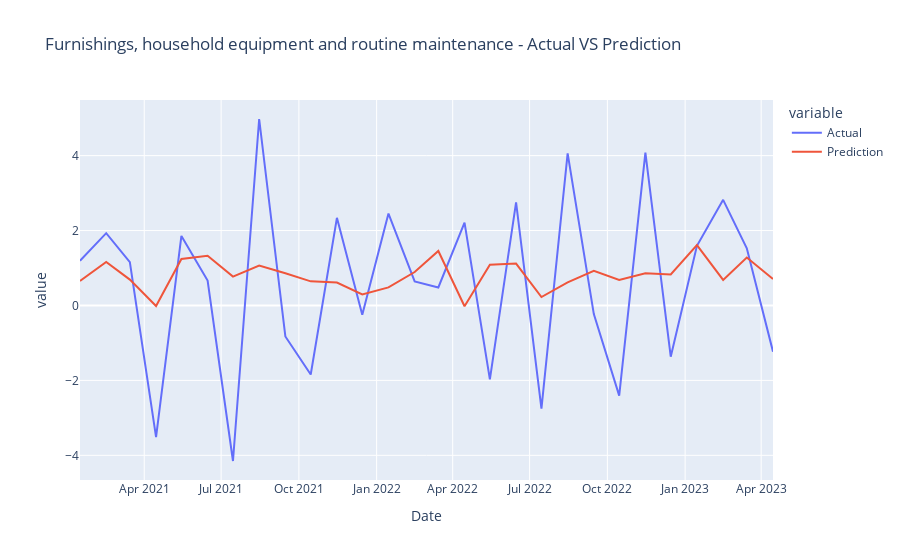
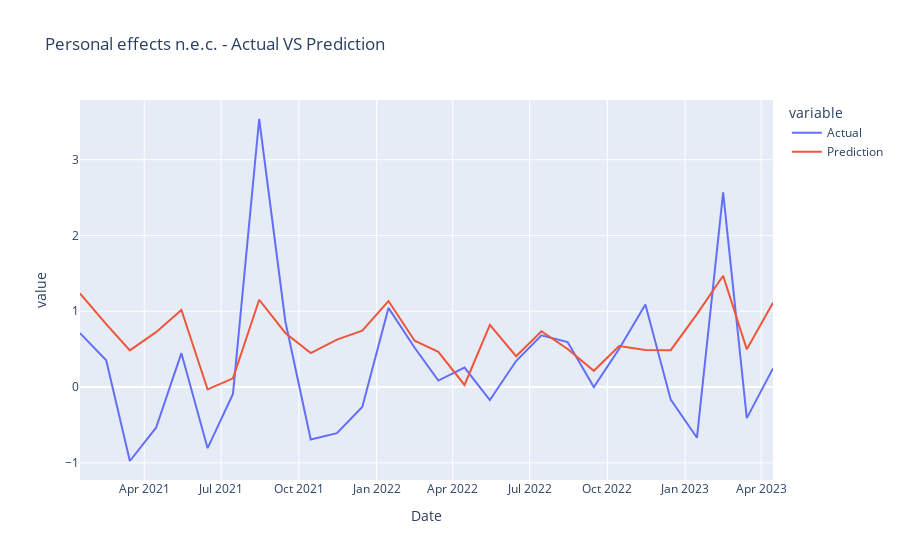
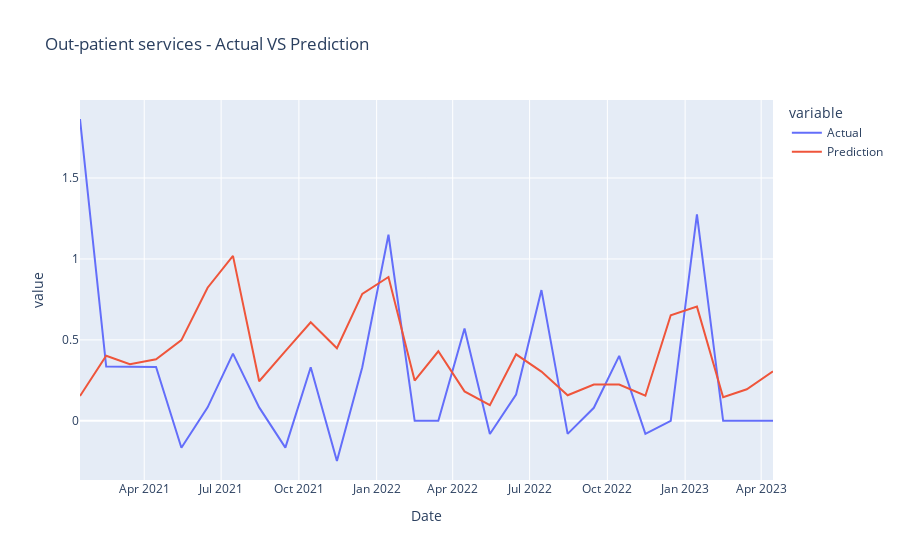
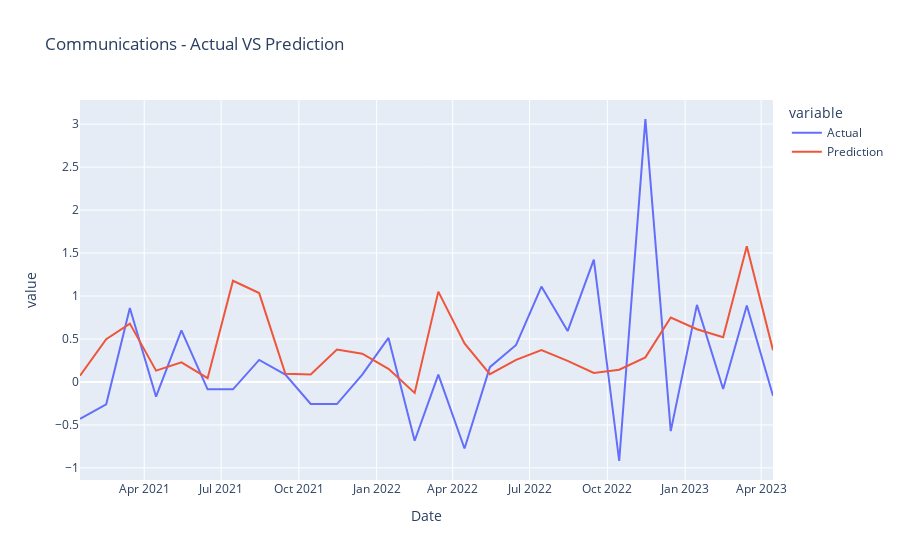

Write notebook code for charts like these, in order.
### Code cell
def plot_results(all_data_dict, categories):
    category_samples = random.sample(categories, 10)+['All-items']
    for category in category_samples:
        category_df = all_data_dict[category]
        fig = px.line(category_df, x="Date", y=["Actual", "Prediction"], title=f'{category} - Actual VS Prediction')
        fig.show()

plot_results(all_data_test_dict, all_categories)

### Figure 1 — Plotly figure (JSON) as saved in the notebook; plotly's stock layout.template omitted (floating-point values rounded to 4 significant figures)
{"data": [{"hovertemplate": "variable=Actual<br>Date=%{x}<br>value=%{y}<extra></extra>", "legendgroup": "Actual", "line": {"color": "#636efa", "dash": "solid"}, "marker": {"symbol": "circle"}, "mode": "lines", "name": "Actual", "orientation": "v", "showlegend": true, "type": "scatter", "x": ["2021-01-15", "2021-02-15", "2021-03-15", "2021-04-15", "2021-05-15", "2021-06-15", "2021-07-15", "2021-08-15", "2021-09-15", "2021-10-15", "2021-11-15", "2021-12-15", "2022-01-15", "2022-02-15", "2022-03-15", "2022-04-15", "2022-05-15", "2022-06-15", "2022-07-15", "2022-08-15", "2022-09-15", "2022-10-15", "2022-11-15", "2022-12-15", "2023-01-15", "2023-02-15", "2023-03-15", "2023-04-15"], "xaxis": "x", "y": [1.194, 1.93, 1.157, -3.512, 1.855, 0.6661, -4.151, 4.978, -0.8265, -1.843, 2.339, -0.248, 2.453, 0.6441, 0.4804, 2.212, -1.972, 2.751, -2.751, 4.06, -0.2298, -2.406, 4.079, -1.367, 1.593, 2.819, 1.525, -1.232], "yaxis": "y"}, {"hovertemplate": "variable=Prediction<br>Date=%{x}<br>value=%{y}<extra></extra>", "legendgroup": "Prediction", "line": {"color": "#EF553B", "dash": "solid"}, "marker": {"symbol": "circle"}, "mode": "lines", "name": "Prediction", "orientation": "v", "showlegend": true, "type": "scatter", "x": ["2021-01-15", "2021-02-15", "2021-03-15", "2021-04-15", "2021-05-15", "2021-06-15", "2021-07-15", "2021-08-15", "2021-09-15", "2021-10-15", "2021-11-15", "2021-12-15", "2022-01-15", "2022-02-15", "2022-03-15", "2022-04-15", "2022-05-15", "2022-06-15", "2022-07-15", "2022-08-15", "2022-09-15", "2022-10-15", "2022-11-15", "2022-12-15", "2023-01-15", "2023-02-15", "2023-03-15", "2023-04-15"], "xaxis": "x", "y": [0.6556, 1.162, 0.6915, -0.01558, 1.243, 1.329, 0.7697, 1.068, 0.8581, 0.6439, 0.611, 0.2972, 0.4822, 0.8924, 1.455, -0.02022, 1.087, 1.119, 0.2263, 0.6178, 0.9254, 0.6791, 0.8605, 0.8284, 1.613, 0.682, 1.279, 0.7089], "yaxis": "y"}], "layout": {"legend": {"title": {"text": "variable"}, "tracegroupgap": 0}, "title": {"text": "Furnishings, household equipment and routine maintenance - Actual VS Prediction"}, "xaxis": {"anchor": "y", "domain": [0, 1], "title": {"text": "Date"}}, "yaxis": {"anchor": "x", "domain": [0, 1], "title": {"text": "value"}}}}

### Figure 2 — Plotly figure (JSON) as saved in the notebook; plotly's stock layout.template omitted (floating-point values rounded to 4 significant figures)
{"data": [{"hovertemplate": "variable=Actual<br>Date=%{x}<br>value=%{y}<extra></extra>", "legendgroup": "Actual", "line": {"color": "#636efa", "dash": "solid"}, "marker": {"symbol": "circle"}, "mode": "lines", "name": "Actual", "orientation": "v", "showlegend": true, "type": "scatter", "x": ["2021-01-15", "2021-02-15", "2021-03-15", "2021-04-15", "2021-05-15", "2021-06-15", "2021-07-15", "2021-08-15", "2021-09-15", "2021-10-15", "2021-11-15", "2021-12-15", "2022-01-15", "2022-02-15", "2022-03-15", "2022-04-15", "2022-05-15", "2022-06-15", "2022-07-15", "2022-08-15", "2022-09-15", "2022-10-15", "2022-11-15", "2022-12-15", "2023-01-15", "2023-02-15", "2023-03-15", "2023-04-15"], "xaxis": "x", "y": [0.7111, 0.3537, -0.9756, -0.5362, 0.447, -0.8061, -0.08997, 3.537, 0.8651, -0.6914, -0.609, -0.2621, 1.044, 0.5181, 0.0861, 0.2578, -0.1718, 0.3433, 0.6832, 0.594, 0, 0.5063, 1.088, -0.1667, -0.6695, 2.57, -0.41, 0.2462], "yaxis": "y"}, {"hovertemplate": "variable=Prediction<br>Date=%{x}<br>value=%{y}<extra></extra>", "legendgroup": "Prediction", "line": {"color": "#EF553B", "dash": "solid"}, "marker": {"symbol": "circle"}, "mode": "lines", "name": "Prediction", "orientation": "v", "showlegend": true, "type": "scatter", "x": ["2021-01-15", "2021-02-15", "2021-03-15", "2021-04-15", "2021-05-15", "2021-06-15", "2021-07-15", "2021-08-15", "2021-09-15", "2021-10-15", "2021-11-15", "2021-12-15", "2022-01-15", "2022-02-15", "2022-03-15", "2022-04-15", "2022-05-15", "2022-06-15", "2022-07-15", "2022-08-15", "2022-09-15", "2022-10-15", "2022-11-15", "2022-12-15", "2023-01-15", "2023-02-15", "2023-03-15", "2023-04-15"], "xaxis": "x", "y": [1.234, 0.8302, 0.4835, 0.7242, 1.018, -0.03226, 0.1145, 1.152, 0.714, 0.4477, 0.6267, 0.7453, 1.135, 0.6117, 0.4659, 0.02763, 0.8214, 0.4064, 0.7362, 0.5031, 0.2143, 0.5413, 0.4894, 0.4866, 0.9623, 1.469, 0.4975, 1.111], "yaxis": "y"}], "layout": {"legend": {"title": {"text": "variable"}, "tracegroupgap": 0}, "title": {"text": "Personal effects n.e.c. - Actual VS Prediction"}, "xaxis": {"anchor": "y", "domain": [0, 1], "title": {"text": "Date"}}, "yaxis": {"anchor": "x", "domain": [0, 1], "title": {"text": "value"}}}}

### Figure 3 — Plotly figure (JSON) as saved in the notebook; plotly's stock layout.template omitted (floating-point values rounded to 4 significant figures)
{"data": [{"hovertemplate": "variable=Actual<br>Date=%{x}<br>value=%{y}<extra></extra>", "legendgroup": "Actual", "line": {"color": "#636efa", "dash": "solid"}, "marker": {"symbol": "circle"}, "mode": "lines", "name": "Actual", "orientation": "v", "showlegend": true, "type": "scatter", "x": ["2021-01-15", "2021-02-15", "2021-03-15", "2021-04-15", "2021-05-15", "2021-06-15", "2021-07-15", "2021-08-15", "2021-09-15", "2021-10-15", "2021-11-15", "2021-12-15", "2022-01-15", "2022-02-15", "2022-03-15", "2022-04-15", "2022-05-15", "2022-06-15", "2022-07-15", "2022-08-15", "2022-09-15", "2022-10-15", "2022-11-15", "2022-12-15", "2023-01-15", "2023-02-15", "2023-03-15", "2023-04-15"], "xaxis": "x", "y": [1.864, 0.3353, 0.3342, 0.3331, -0.1664, 0.08323, 0.4151, 0.08282, -0.1657, 0.3311, -0.2482, 0.3309, 1.149, 0, 0, 0.5698, -0.0812, 0.1623, 0.8078, -0.08048, 0.08048, 0.4014, -0.08016, 0, 1.275, 0, 0, 0], "yaxis": "y"}, {"hovertemplate": "variable=Prediction<br>Date=%{x}<br>value=%{y}<extra></extra>", "legendgroup": "Prediction", "line": {"color": "#EF553B", "dash": "solid"}, "marker": {"symbol": "circle"}, "mode": "lines", "name": "Prediction", "orientation": "v", "showlegend": true, "type": "scatter", "x": ["2021-01-15", "2021-02-15", "2021-03-15", "2021-04-15", "2021-05-15", "2021-06-15", "2021-07-15", "2021-08-15", "2021-09-15", "2021-10-15", "2021-11-15", "2021-12-15", "2022-01-15", "2022-02-15", "2022-03-15", "2022-04-15", "2022-05-15", "2022-06-15", "2022-07-15", "2022-08-15", "2022-09-15", "2022-10-15", "2022-11-15", "2022-12-15", "2023-01-15", "2023-02-15", "2023-03-15", "2023-04-15"], "xaxis": "x", "y": [0.1533, 0.4017, 0.3493, 0.3799, 0.4984, 0.8224, 1.019, 0.2444, 0.4301, 0.6091, 0.4483, 0.7841, 0.8883, 0.2485, 0.4295, 0.1816, 0.09656, 0.4108, 0.3038, 0.1577, 0.224, 0.2243, 0.1551, 0.6517, 0.7053, 0.1461, 0.1951, 0.3052], "yaxis": "y"}], "layout": {"legend": {"title": {"text": "variable"}, "tracegroupgap": 0}, "title": {"text": "Out-patient services - Actual VS Prediction"}, "xaxis": {"anchor": "y", "domain": [0, 1], "title": {"text": "Date"}}, "yaxis": {"anchor": "x", "domain": [0, 1], "title": {"text": "value"}}}}

### Figure 4 — Plotly figure (JSON) as saved in the notebook; plotly's stock layout.template omitted (floating-point values rounded to 4 significant figures)
{"data": [{"hovertemplate": "variable=Actual<br>Date=%{x}<br>value=%{y}<extra></extra>", "legendgroup": "Actual", "line": {"color": "#636efa", "dash": "solid"}, "marker": {"symbol": "circle"}, "mode": "lines", "name": "Actual", "orientation": "v", "showlegend": true, "type": "scatter", "x": ["2021-01-15", "2021-02-15", "2021-03-15", "2021-04-15", "2021-05-15", "2021-06-15", "2021-07-15", "2021-08-15", "2021-09-15", "2021-10-15", "2021-11-15", "2021-12-15", "2022-01-15", "2022-02-15", "2022-03-15", "2022-04-15", "2022-05-15", "2022-06-15", "2022-07-15", "2022-08-15", "2022-09-15", "2022-10-15", "2022-11-15", "2022-12-15", "2023-01-15", "2023-02-15", "2023-03-15", "2023-04-15"], "xaxis": "x", "y": [-0.4305, -0.2592, 0.8613, -0.1717, 0.5996, -0.08543, -0.08551, 0.2563, 0.08529, -0.2561, -0.2567, 0.08565, 0.5124, -0.6838, 0.08573, -0.7742, 0.1726, 0.4301, 1.11, 0.5925, 1.424, -0.9194, 3.059, -0.5717, 0.8969, -0.0812, 0.8896, -0.1612], "yaxis": "y"}, {"hovertemplate": "variable=Prediction<br>Date=%{x}<br>value=%{y}<extra></extra>", "legendgroup": "Prediction", "line": {"color": "#EF553B", "dash": "solid"}, "marker": {"symbol": "circle"}, "mode": "lines", "name": "Prediction", "orientation": "v", "showlegend": true, "type": "scatter", "x": ["2021-01-15", "2021-02-15", "2021-03-15", "2021-04-15", "2021-05-15", "2021-06-15", "2021-07-15", "2021-08-15", "2021-09-15", "2021-10-15", "2021-11-15", "2021-12-15", "2022-01-15", "2022-02-15", "2022-03-15", "2022-04-15", "2022-05-15", "2022-06-15", "2022-07-15", "2022-08-15", "2022-09-15", "2022-10-15", "2022-11-15", "2022-12-15", "2023-01-15", "2023-02-15", "2023-03-15", "2023-04-15"], "xaxis": "x", "y": [0.07281, 0.498, 0.679, 0.132, 0.2282, 0.04433, 1.178, 1.034, 0.09506, 0.08709, 0.3773, 0.3284, 0.1534, -0.128, 1.051, 0.4491, 0.09023, 0.2563, 0.3699, 0.2451, 0.1057, 0.1426, 0.2863, 0.7494, 0.6134, 0.5207, 1.578, 0.3696], "yaxis": "y"}], "layout": {"legend": {"title": {"text": "variable"}, "tracegroupgap": 0}, "title": {"text": "Communications - Actual VS Prediction"}, "xaxis": {"anchor": "y", "domain": [0, 1], "title": {"text": "Date"}}, "yaxis": {"anchor": "x", "domain": [0, 1], "title": {"text": "value"}}}}
